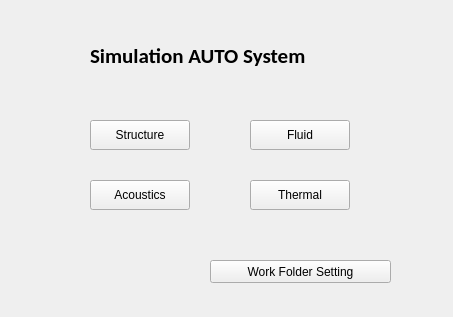
<?xml version="1.0" encoding="UTF-8"?>
<ui version="4.0">
 <class>Form</class>
 <widget class="QWidget" name="Form">
  <property name="geometry">
   <rect>
    <x>0</x>
    <y>0</y>
    <width>453</width>
    <height>317</height>
   </rect>
  </property>
  <property name="windowTitle">
   <string>Form</string>
  </property>
  <widget class="QPushButton" name="Structure">
   <property name="geometry">
    <rect>
     <x>90</x>
     <y>120</y>
     <width>100</width>
     <height>30</height>
    </rect>
   </property>
   <property name="text">
    <string>Structure</string>
   </property>
  </widget>
  <widget class="QPushButton" name="Fluid">
   <property name="geometry">
    <rect>
     <x>250</x>
     <y>120</y>
     <width>100</width>
     <height>30</height>
    </rect>
   </property>
   <property name="text">
    <string>Fluid</string>
   </property>
  </widget>
  <widget class="QPushButton" name="Acoustics">
   <property name="geometry">
    <rect>
     <x>90</x>
     <y>180</y>
     <width>100</width>
     <height>30</height>
    </rect>
   </property>
   <property name="text">
    <string>Acoustics</string>
   </property>
  </widget>
  <widget class="QPushButton" name="Thermal">
   <property name="geometry">
    <rect>
     <x>250</x>
     <y>180</y>
     <width>100</width>
     <height>30</height>
    </rect>
   </property>
   <property name="text">
    <string>Thermal</string>
   </property>
  </widget>
  <widget class="QPushButton" name="pushButton">
   <property name="geometry">
    <rect>
     <x>210</x>
     <y>260</y>
     <width>181</width>
     <height>23</height>
    </rect>
   </property>
   <property name="text">
    <string>Work Folder Setting</string>
   </property>
  </widget>
  <widget class="QLabel" name="label">
   <property name="geometry">
    <rect>
     <x>90</x>
     <y>40</y>
     <width>301</width>
     <height>31</height>
    </rect>
   </property>
   <property name="font">
    <font>
     <family>Calibri</family>
     <pointsize>16</pointsize>
     <weight>75</weight>
     <bold>true</bold>
    </font>
   </property>
   <property name="text">
    <string>Simulation AUTO System</string>
   </property>
  </widget>
 </widget>
 <resources/>
 <connections/>
</ui>
